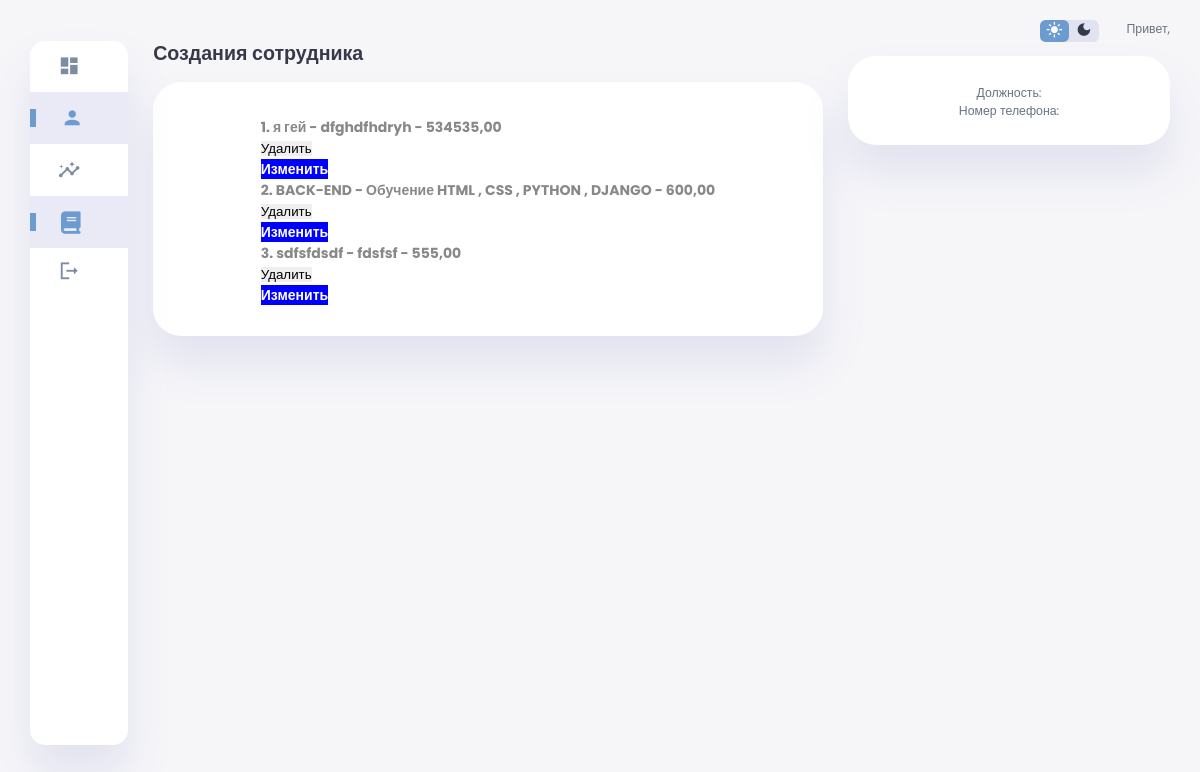
Screenshot of /course_list with the database file from the repository.
### core/models.py (models this page shows, shortened)
class Course(models.Model):
    class CourseStatus(models.TextChoices):
        ACTIVE = 'active', 'Активный'
        INACTIVE = 'inactive', 'Неактивный'
    name = models.CharField(max_length=100, verbose_name='Курс обучения')
    description = models.TextField()
    price = models.DecimalField(max_digits=10, decimal_places=2, verbose_name='Цена')
    status = models.CharField(choices=CourseStatus.choices, max_length=20, verbose_name='Статус')
    class Meta:
        verbose_name = 'Курс'
        verbose_name_plural = 'Курсы'

### core/views.py (the view)
# urls.py: path('course_list', views.course_list, name='course_list'),
def course_list(request):
    courses = Course.objects.all()
    return render(request, 'course_list.html', {'courses': courses})

### core/templates/course_list.html (shortened to what this page needs)
{% extends 'index.html' %}
{% block content %}
<!DOCTYPE html>
<html lang="en">
<head>
</head>
<body>
    <div class="new-users">
        <h2>Создания сотрудника</h2>
        <div class="user-list">
                <div class="course-title">
                <div class="course-details">
                    <ol class="numbered-list" >
                        {% for course in courses %}
            <li>
                {{ course.name }} - {{ course.description }} - {{ course.price }}
                <form method="post" action="{% url 'course_delete' course.id %}">
                    <button type="submit">Удалить</button>
                </form>
                <a href="{% url 'course_edit' course.id %}" class="edit-button">Изменить</a>
            </li>
        {% endfor %}
                        </ol>
                </div>
            </div>
</body>
</html>
{% endblock %}

### core/static/css/style.css (style rules this page uses)
:root { --color-primary: #6C9BCF; --color-danger: #FF0060; --color-success: #1B9C85; --color-warning: #F7D060; --color-white: #fff; --color-info-dark: #7d8da1; --color-dark: #363949; --color-light: rgba(132, 139, 200, 0.18); --color-dark-variant: #677483; --color-background: #f6f6f9; --card-border-radius: 2rem; --border-radius-1: 0.4rem; --border-radius-2: 1.2rem; --card-padding: 1.8rem; --padding-1: 1.2rem; --box-shadow: 0 2rem 3rem var(--color-light); }
* { margin: 0; padding: 0; outline: 0; appearance: 0; border: 0; text-decoration: none; box-sizing: border-box; }
html { font-size: 14px; }
body { width: 100vw; height: 100vh; font-family: 'Poppins', sans-serif; font-size: 0.88rem; user-select: none; overflow-x: hidden; color: var(--color-dark); background-color: var(--color-background); }
a { color: var(--color-dark); }
h2 { font-weight: 600; font-size: 1.4rem; }
main .new-users { margin-top: 1.3rem; }
main .new-users .user-list { background-color: var(--color-white); padding: var(--card-padding); border-radius: var(--card-border-radius); margin-top: 1rem; box-shadow: var(--box-shadow); display: flex; justify-content: space-around; flex-wrap: wrap; gap: 1.4rem; cursor: pointer; transition: all 0.3s ease; }
.course-title { font-size: 18px; font-weight: bold; margin-bottom: 5px; }
.course-details { margin-top: 10px; font-size: 14px; color: #888; }
.numbered-list { list-style-type: none; }
.numbered-list li::before { content: "№ "; }
.numbered-list li { counter-increment: my-counter; }
.numbered-list li::before { content: counter(my-counter) ". "; }

### core/templates/course_list.html (style rules this page uses)
.edit-button { background-color: blue; color: white; }

### rows the page displays
Course: name "я гей", description "dfghdfhdryh", price "534535,00"
Course: name "BACK-END", description "Обучение HTML , CSS , PYTHON , DJANGO", price "600,00"
Course: name "sdfsfdsdf", description "fdsfsf", price "555,00"
